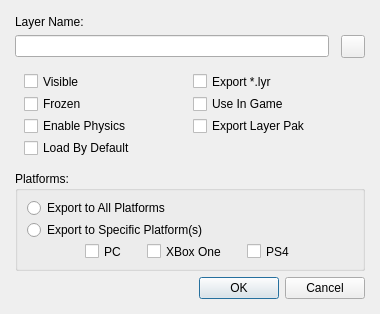
<?xml version="1.0" encoding="UTF-8"?>
<ui version="4.0">
    <class>CObjectLayerPropsDialog</class>
    <widget class="QDialog" name="CObjectLayerPropsDialog">
        <property name="geometry">
            <rect>
                <x>0</x>
                <y>0</y>
                <width>380</width>
                <height>314</height>
            </rect>
        </property>
        <property name="minimumSize">
            <size>
                <width>325</width>
                <height>310</height>
            </size>
        </property>
        <property name="windowTitle">
            <string>Layer Settings</string>
        </property>
        <layout class="QVBoxLayout" name="verticalLayout_3">
            <property name="leftMargin">
                <number>15</number>
            </property>
            <property name="topMargin">
                <number>15</number>
            </property>
            <property name="rightMargin">
                <number>15</number>
            </property>
            <property name="bottomMargin">
                <number>15</number>
            </property>
            <item>
                <widget class="QLabel" name="LABEL">
                    <property name="text">
                        <string>Layer Name:</string>
                    </property>
                    <property name="alignment">
                        <set>Qt::AlignLeading|Qt::AlignLeft|Qt::AlignTop</set>
                    </property>
                </widget>
            </item>
            <item>
                <layout class="QHBoxLayout" name="horizontalLayout">
                    <property name="spacing">
                        <number>12</number>
                    </property>
                    <item>
                        <widget class="QLineEdit" name="STRING">
                            <property name="alignment">
                                <set>Qt::AlignLeading|Qt::AlignLeft|Qt::AlignVCenter</set>
                            </property>
                        </widget>
                    </item>
                    <item>
                        <widget class="ColorButton" name="colorButton">
                            <property name="text">
                                <string/>
                            </property>
                        </widget>
                    </item>
                </layout>
            </item>
            <item>
                <widget class="QWidget" name="LAYER_OPTIONS_CHECKBOXES" native="true">
                    <layout class="QVBoxLayout" name="verticalLayout">
                        <item>
                            <layout class="QHBoxLayout" name="horizontalLayout_2">
                                <item>
                                    <widget class="QCheckBox" name="VISIBLE">
                                        <property name="text">
                                            <string>Visible</string>
                                        </property>
                                    </widget>
                                </item>
                                <item>
                                    <widget class="QCheckBox" name="EXTERNAL">
                                        <property name="text">
                                            <string>Export *.lyr</string>
                                        </property>
                                    </widget>
                                </item>
                            </layout>
                        </item>
                        <item>
                            <layout class="QHBoxLayout" name="horizontalLayout_3">
                                <item>
                                    <widget class="QCheckBox" name="FROZEN">
                                        <property name="text">
                                            <string>Frozen</string>
                                        </property>
                                    </widget>
                                </item>
                                <item>
                                    <widget class="QCheckBox" name="EXPORT_TO_GAME">
                                        <property name="text">
                                            <string>Use In Game</string>
                                        </property>
                                    </widget>
                                </item>
                            </layout>
                        </item>
                        <item>
                            <layout class="QHBoxLayout" name="horizontalLayout_4">
                                <item>
                                    <widget class="QCheckBox" name="HAVE_PHYSICS">
                                        <property name="text">
                                            <string>Enable Physics</string>
                                        </property>
                                    </widget>
                                </item>
                                <item>
                                    <widget class="QCheckBox" name="EXPORT_LAYERPAK">
                                        <property name="text">
                                            <string>Export Layer Pak</string>
                                        </property>
                                    </widget>
                                </item>
                            </layout>
                        </item>
                        <item>
                            <widget class="QCheckBox" name="LAYER_DEFAULT_LOADED">
                                <property name="text">
                                    <string>Load By Default</string>
                                </property>
                            </widget>
                        </item>
                    </layout>
                    <zorder></zorder>
                    <zorder></zorder>
                    <zorder></zorder>
                    <zorder>LAYER_DEFAULT_LOADED</zorder>
                </widget>
            </item>
            <item>
                <widget class="QGroupBox" name="PLATFORMS_GROUPBOX">
                    <property name="title">
                        <string>Platforms:</string>
                    </property>
                    <layout class="QVBoxLayout" name="verticalLayout_2">
                        <item>
                            <widget class="QRadioButton" name="PLATFORM_ALL">
                                <property name="text">
                                    <string>Export to All Platforms</string>
                                </property>
                            </widget>
                        </item>
                        <item>
                            <widget class="QRadioButton" name="PLATFORM_SPEC">
                                <property name="text">
                                    <string>Export to Specific Platform(s)</string>
                                </property>
                            </widget>
                        </item>
                        <item>
                            <layout class="QHBoxLayout" name="horizontalLayout_5">
                                <property name="spacing">
                                    <number>20</number>
                                </property>
                                <item>
                                    <spacer name="horizontalSpacer_2">
                                        <property name="orientation">
                                            <enum>Qt::Horizontal</enum>
                                        </property>
                                        <property name="sizeHint" stdset="0">
                                            <size>
                                                <width>40</width>
                                                <height>20</height>
                                            </size>
                                        </property>
                                    </spacer>
                                </item>
                                <item>
                                    <widget class="QCheckBox" name="PLATFORM_PC">
                                        <property name="text">
                                            <string>PC</string>
                                        </property>
                                    </widget>
                                </item>
                                <item>
                                    <widget class="QCheckBox" name="PLATFORM_XBOXONE">
                                        <property name="text">
                                            <string>XBox One</string>
                                        </property>
                                    </widget>
                                </item>
                                <item>
                                    <widget class="QCheckBox" name="PLATFORM_PS4">
                                        <property name="text">
                                            <string>PS4</string>
                                        </property>
                                    </widget>
                                </item>
                                <item>
                                    <spacer name="horizontalSpacer">
                                        <property name="orientation">
                                            <enum>Qt::Horizontal</enum>
                                        </property>
                                        <property name="sizeHint" stdset="0">
                                            <size>
                                                <width>40</width>
                                                <height>20</height>
                                            </size>
                                        </property>
                                    </spacer>
                                </item>
                            </layout>
                        </item>
                    </layout>
                </widget>
            </item>
            <item>
                <widget class="QDialogButtonBox" name="buttonBox">
                    <property name="standardButtons">
                        <set>QDialogButtonBox::Cancel|QDialogButtonBox::Ok</set>
                    </property>
                </widget>
            </item>
            <item>
                <spacer name="verticalSpacer">
                    <property name="orientation">
                        <enum>Qt::Vertical</enum>
                    </property>
                    <property name="sizeHint" stdset="0">
                        <size>
                            <width>20</width>
                            <height>40</height>
                        </size>
                    </property>
                </spacer>
            </item>
        </layout>
    </widget>
    <customwidgets>
       <customwidget>
       <class>ColorButton</class>
       <extends>QToolButton</extends>
       <header location="global">QtUI/ColorButton.h</header>
      </customwidget>
    </customwidgets>
    <resources/>
    <connections/>
</ui>
